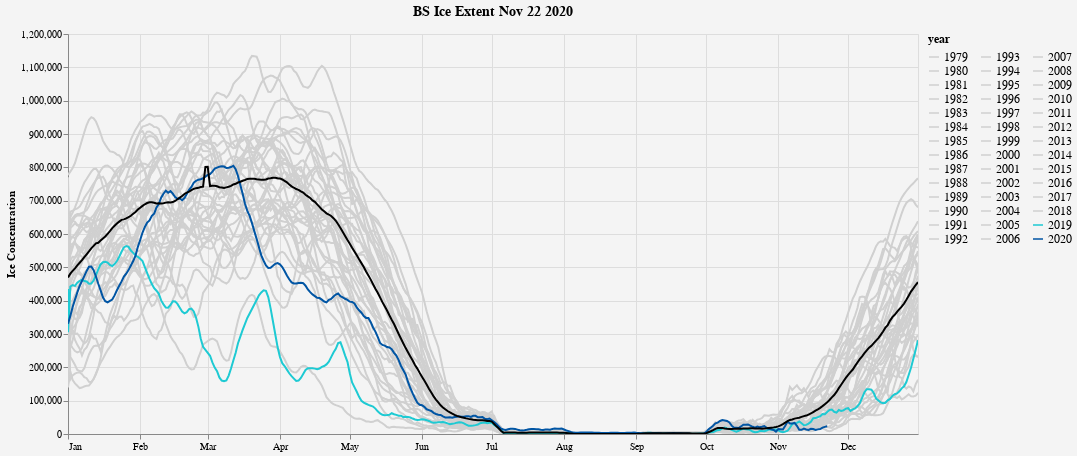

The code cell stored with this chart in its notebook:
### Code cell
options = {'width': 150, 'height': 150}
allcharts = make_chart(base_chart, 'BS', options)

allcharts_final = allcharts.properties(
    background='#f4f4f4',
    title=f"BS Ice Extent {datestamp.strftime('%b %d %Y')}"
).configure(
# fix that pesky title
    title=alt.TitleConfig(fontSize=14, anchor='middle', offset=10),
    legend=alt.LegendConfig(labelFontSize=12, titleFontSize=12, symbolSize=100, offset=10)
)

allcharts_final

### Figure 1 — Vega-Lite specification as saved in the notebook (floating-point values rounded to 4 significant figures; data arrays with more than 128 entries replaced by an {"elided": "..."} marker saying what was removed)
{"config": {"view": {"continuousWidth": 400, "continuousHeight": 300}, "legend": {"labelFontSize": 12, "offset": 10, "symbolSize": 100, "titleFontSize": 12}, "title": {"anchor": "middle", "fontSize": 14, "offset": 10}}, "layer": [{"mark": {"type": "line", "clip": true, "color": "grey"}, "encoding": {"color": {"type": "nominal", "field": "year", "legend": {"columns": 3, "symbolLimit": 45}, "scale": {"domain": [1979, 1980, 1981, 1982, 1983, 1984, 1985, 1986, 1987, 1988, 1989, 1990, 1991, 1992, 1993, 1994, 1995, 1996, 1997, 1998, 1999, 2000, 2001, 2002, 2003, 2004, 2005, 2006, 2007, 2008, 2009, 2010, 2011, 2012, 2013, 2014, 2015, 2016, 2017, 2018, 2019, 2020], "range": ["#D0D0D0", "#D0D0D0", "#D0D0D0", "#D0D0D0", "#D0D0D0", "#D0D0D0", "#D0D0D0", "#D0D0D0", "#D0D0D0", "#D0D0D0", "#D0D0D0", "#D0D0D0", "#D0D0D0", "#D0D0D0", "#D0D0D0", "#D0D0D0", "#D0D0D0", "#D0D0D0", "#D0D0D0", "#D0D0D0", "#D0D0D0", "#D0D0D0", "#D0D0D0", "#D0D0D0", "#D0D0D0", "#D0D0D0", "#D0D0D0", "#D0D0D0", "#D0D0D0", "#D0D0D0", "#D0D0D0", "#D0D0D0", "#D0D0D0", "#D0D0D0", "#D0D0D0", "#D0D0D0", "#D0D0D0", "#D0D0D0", "#D0D0D0", "#D0D0D0", "#1ECAD3", "#0055A4"]}}, "opacity": {"condition": {"value": 1, "selection": "selector001"}, "value": 0}, "x": {"type": "temporal", "axis": {"format": "%b"}, "field": "DateTime", "timeUnit": "monthdate", "title": ""}, "y": {"type": "quantitative", "field": "ice_conc", "title": "Ice Concentration"}}, "height": 400, "selection": {"selector001": {"type": "single", "fields": ["year"], "empty": "all", "bind": "legend"}}, "width": 850}, {"mark": {"type": "line", "clip": true, "color": "black"}, "encoding": {"x": {"type": "temporal", "field": "DateTime", "timeUnit": "monthdate"}, "y": {"type": "quantitative", "aggregate": "mean", "field": "ice_conc"}}, "transform": [{"filter": {"field": "year", "lte": 2014}}]}], "background": "#f4f4f4", "data": {"name": "data-c786d6dc8aac7f8d8d102792a0f73ea1"}, "title": "BS Ice Extent Nov 22 2020", "$schema": "https://vega.github.io/schema/vega-lite/v4.8.1.json", "datasets": {"data-c786d6dc8aac7f8d8d102792a0f73ea1": {"elided": "15263 records"}}}
